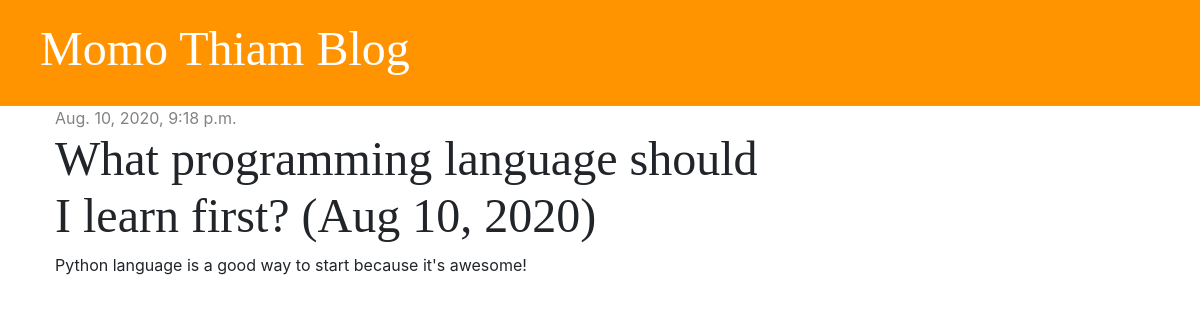
The app's page /post/1/ with its own data.
### blog/models.py (models this page shows, shortened)
class Post(models.Model):
    author = models.ForeignKey('auth.User', on_delete=models.CASCADE)
    title = models.CharField(max_length=200)
    text = models.TextField()
    created_date = models.DateTimeField(default=timezone.now)
    published_date = models.DateTimeField(blank=True, null=True)

### blog/views.py (the view)
# urls.py: path('post/<int:pk>/', views.post_detail, name='post_detail'),
def post_detail(request, pk):
    post = get_object_or_404(Post, pk=pk)
    stuff_for_frontend = {'post': post}
    return render(request, 'blog/post_detail.html', stuff_for_frontend)

### blog/templates/blog/post_detail.html (shortened to what this page needs)
{% extends 'blog/base.html' %}
{% block content %}
    <div class="post">
        {% if post.published_date %}
            <div class="date">
                {{ post.published_date }}
            </div>
        {% else %}
            <a href="{% url 'post_publish' pk=post.pk %}" class="btn btn-primary">Publish</a>
        {% endif %}
        <h1>{{ post.title }}</h1>
        <p>{{ post.text|linebreaksbr }}</p>
    </div>
{% endblock %}

### blog/static/css/blog.css (style rules this page uses)
h1, h2, h3, h4 { font-family: 'Tangerine', 'Inconsalata', 'Droid Sans', serif; font-size: 48px; }
.date { color: #828282 }
.post { margin-bottom: 70px; }

### records on screen
Post: published_date "Aug. 10, 2020, 9:18 p.m.", title "What programming language should I learn first? (Aug 10, 2020)", text "Python language is a good way to start because it's awesome!"
